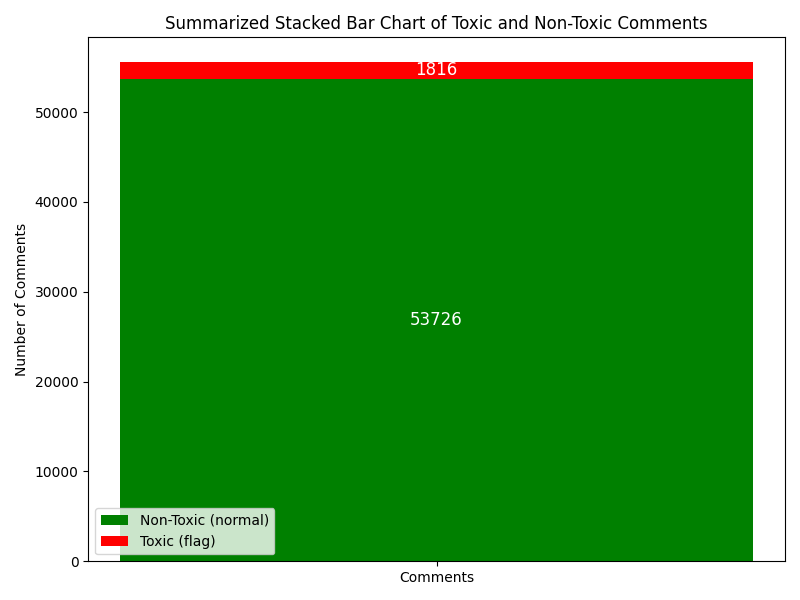

Here is the Python script that generated this plot:
import psycopg2
import pandas as pd
import matplotlib.pyplot as plt

# Database connection parameters
db_params = {
    'dbname': 'reddit_crawler',
    'user': 'postgres',
    'password': 'testpassword',
    'host': 'localhost',
    'port': '5432'
}

# Query to fetch required data
query = """
SELECT toxicity_class, COUNT(*) AS comment_count
FROM subreddit_posts_comment
WHERE comment_date BETWEEN '2024-11-06 05:30:00' AND '2024-11-06 14:30:00'
GROUP BY toxicity_class;
"""

# Fetch data using psycopg2
try:
    conn = psycopg2.connect(**db_params)
    cur = conn.cursor()
    cur.execute(query)
    data = cur.fetchall()  # Fetch all rows
    colnames = [desc[0] for desc in cur.description]  # Get column names
    df = pd.DataFrame(data, columns=colnames)  # Create DataFrame
    conn.close()
except Exception as e:
    print(f"Error connecting to the database: {e}")

# Debug: Check the fetched data
print(df)

# Ensure both "flag" and "normal" classes are represented
data = {'toxicity_class': ['flag', 'normal'], 'comment_count': [0, 0]}
df_full = pd.DataFrame(data).merge(df, on='toxicity_class', how='left').fillna(0)
df_full['comment_count'] = df_full['comment_count_x'] + df_full['comment_count_y']

# Define data
non_toxic_count = df_full.loc[df_full['toxicity_class'] == 'normal', 'comment_count'].values[0]
toxic_count = df_full.loc[df_full['toxicity_class'] == 'flag', 'comment_count'].values[0]

# Plotting the summarized stacked bar chart
plt.figure(figsize=(8, 6))

# Create the bar chart
plt.bar(['Comments'], [non_toxic_count], label='Non-Toxic (normal)', color='green')
plt.bar(['Comments'], [toxic_count], bottom=[non_toxic_count], label='Toxic (flag)', color='red')

# Add annotations
plt.text(0, non_toxic_count / 2, str(int(non_toxic_count)), ha='center', va='center', color='white', fontsize=12)
plt.text(0, non_toxic_count + toxic_count / 2, str(int(toxic_count)), ha='center', va='center', color='white', fontsize=12)

# Add labels and legend
plt.title('Summarized Stacked Bar Chart of Toxic and Non-Toxic Comments')
plt.ylabel('Number of Comments')
plt.legend()

# Save the plot as an image
plt.tight_layout()
plt.savefig('stacked_bar_chart.png')  # Saves the plot as a PNG file
print("Plot saved as 'stacked_bar_chart.png'")
